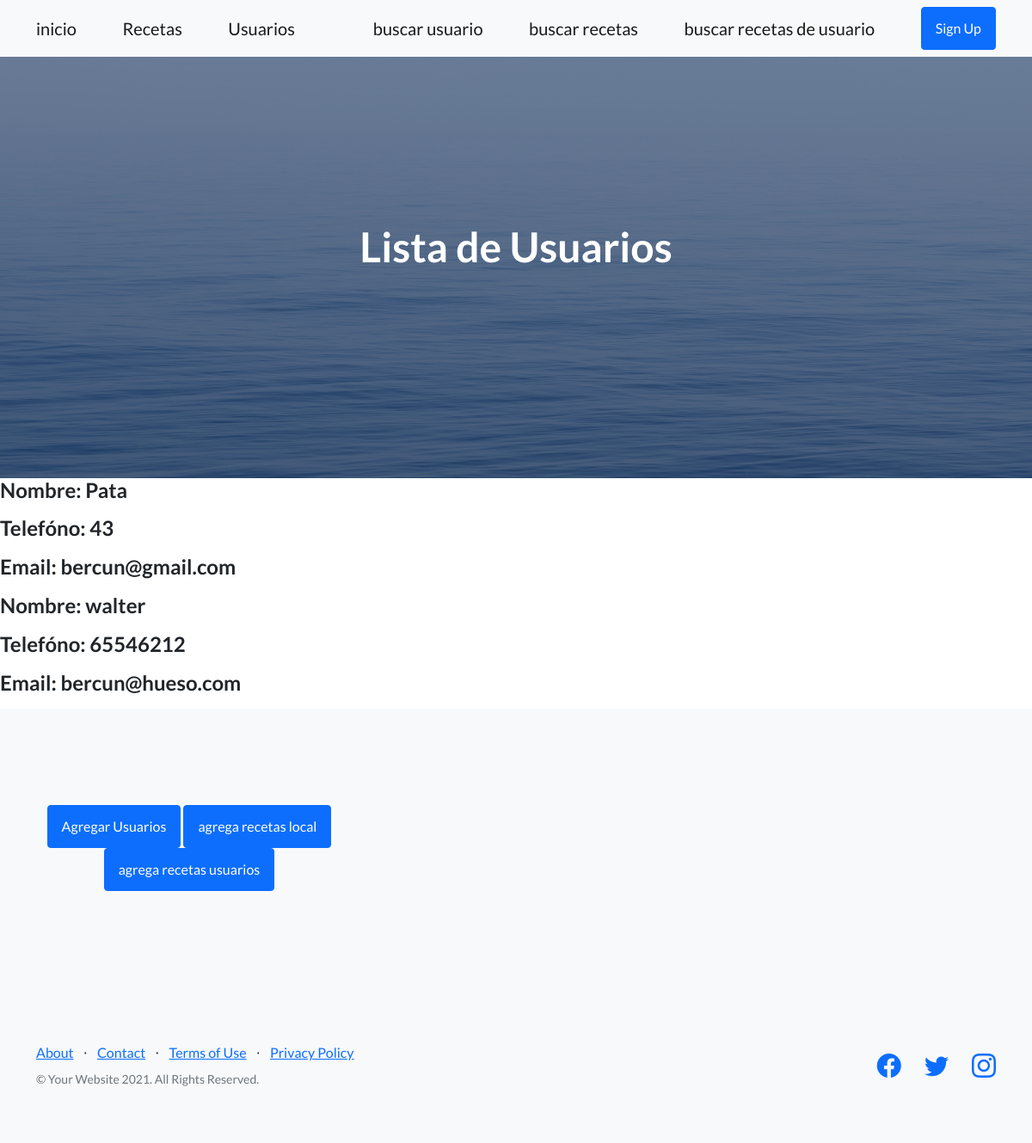
The page /AppRecetas/usuarios/ on the database as committed earlier.
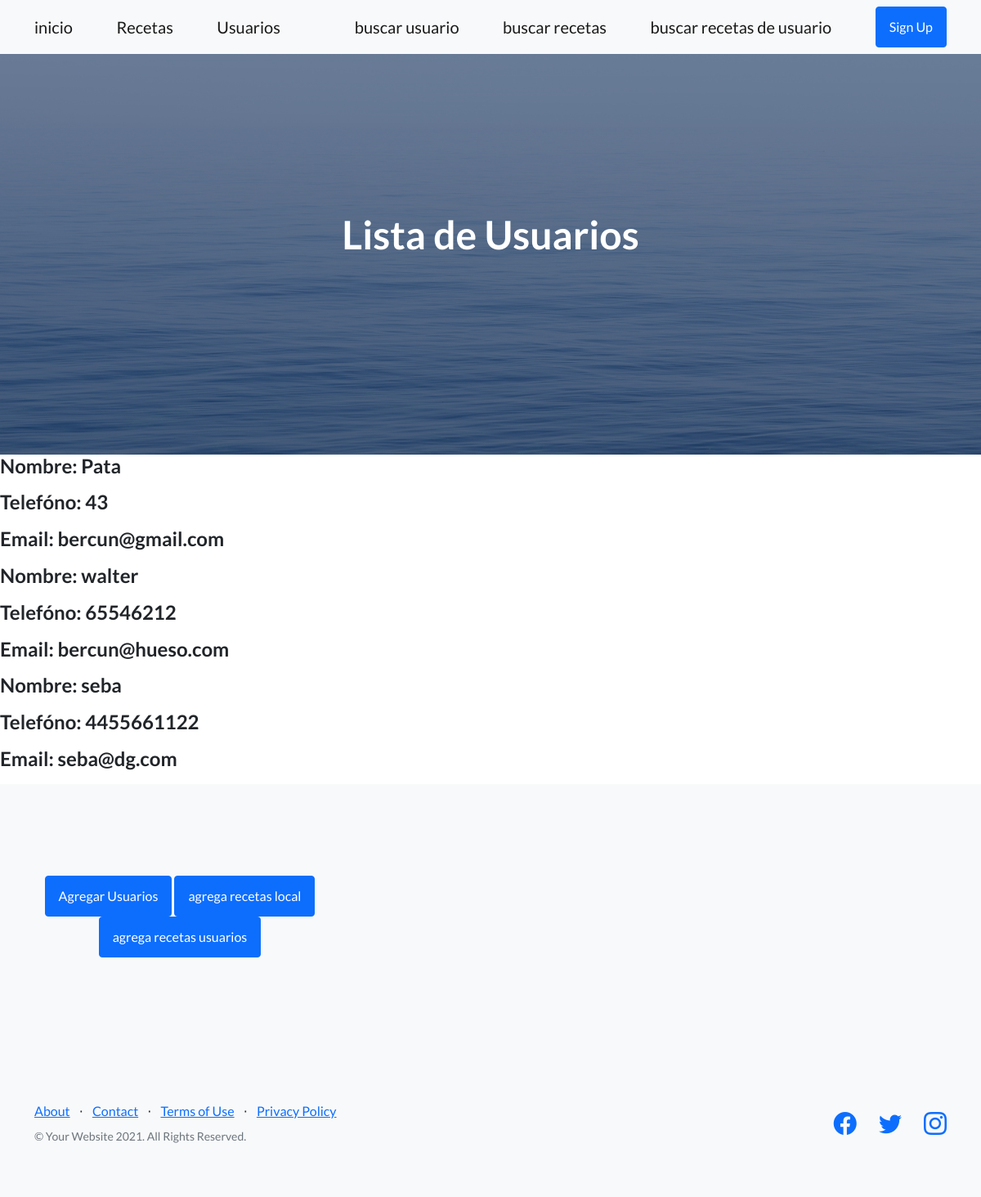
The same page on the database as committed later.
### AppRecetas/models.py (models this page shows, shortened)
class Usuario(models.Model):
    nombreUsr = models.CharField(max_length=20)
    emailUsr = models.EmailField()
    telfonoUsr = models.IntegerField()
    ciudad = models.CharField(max_length=20)
    edad = models.IntegerField()

### AppRecetas/views.py (the view)
# urls.py: path("usuarios/", vista_usuarios, name= "Usuarios"),
def vista_usuarios(request):
   usuario_all = Usuario.objects.all()
   listado = {"gente": usuario_all}
   return render(request, "AppRecetas/usuarios.html", listado )

### AppRecetas/templates/AppRecetas/usuarios.html (shortened to what this page needs)
{% extends "AppRecetas/base.html" %}
{% block  titulo %}
Lista de Usuarios
{% endblock  %}
{% block  complement %}
{% for comunidad in gente  %}
<H4>
<p>Nombre: {{comunidad.nombreUsr}}  </p>
<p>Telefóno: {{comunidad.telfonoUsr}}  </p>
<p>Email: {{comunidad.emailUsr}}  </p>
</H4>
{% endfor %}
{% endblock  %}

Rows that differ between the two databases and show on the page:
added Usuario: nombreUsr "seba", telfonoUsr "4455661122", emailUsr "seba@dg.com"
